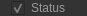
<?xml version="1.0" encoding="UTF-8"?>
<ui version="4.0">
 <class>BinaryWidget</class>
 <widget class="QWidget" name="BinaryWidget">
  <property name="geometry">
   <rect>
    <x>0</x>
    <y>0</y>
    <width>87</width>
    <height>16</height>
   </rect>
  </property>
  <property name="sizePolicy">
   <sizepolicy hsizetype="Expanding" vsizetype="Maximum">
    <horstretch>0</horstretch>
    <verstretch>0</verstretch>
   </sizepolicy>
  </property>
  <property name="windowTitle">
   <string>Form</string>
  </property>
  <property name="styleSheet">
   <string notr="true">QWidget {
    background-color: rgb(51, 51, 51);
    color: rgb(153,153,153);
}</string>
  </property>
  <layout class="QVBoxLayout" name="verticalLayout">
   <property name="spacing">
    <number>0</number>
   </property>
   <property name="topMargin">
    <number>0</number>
   </property>
   <property name="bottomMargin">
    <number>0</number>
   </property>
   <item>
    <widget class="QCheckBox" name="statusCheckbox">
     <property name="minimumSize">
      <size>
       <width>0</width>
       <height>16</height>
      </size>
     </property>
     <property name="maximumSize">
      <size>
       <width>16777215</width>
       <height>16</height>
      </size>
     </property>
     <property name="styleSheet">
      <string notr="true">QCheckBox{
	border-color: rgb(0, 0, 0);
	font: 10pt &quot;Share Tech Mono&quot;;
	color: rgb(153, 153, 153);
	

}
/*QCheckBox::indicator{
	
	background-color: rgb(255, 255, 255);

	border: 1px solid black

}
QCheckBox::indicator:unchecked{
	
	
}*/</string>
     </property>
     <property name="text">
      <string>Status</string>
     </property>
     <property name="checked">
      <bool>true</bool>
     </property>
    </widget>
   </item>
  </layout>
 </widget>
 <resources/>
 <connections/>
</ui>
